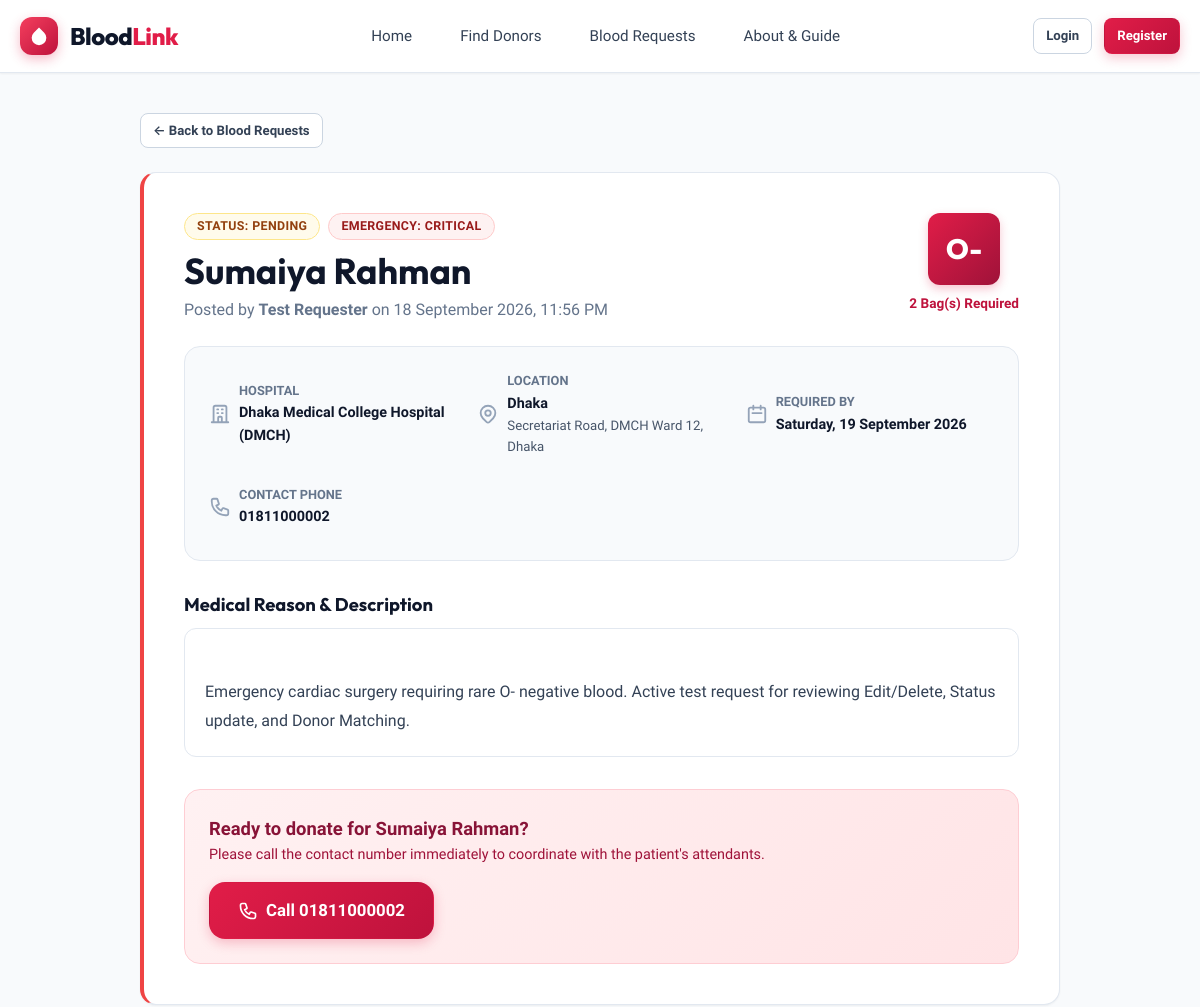
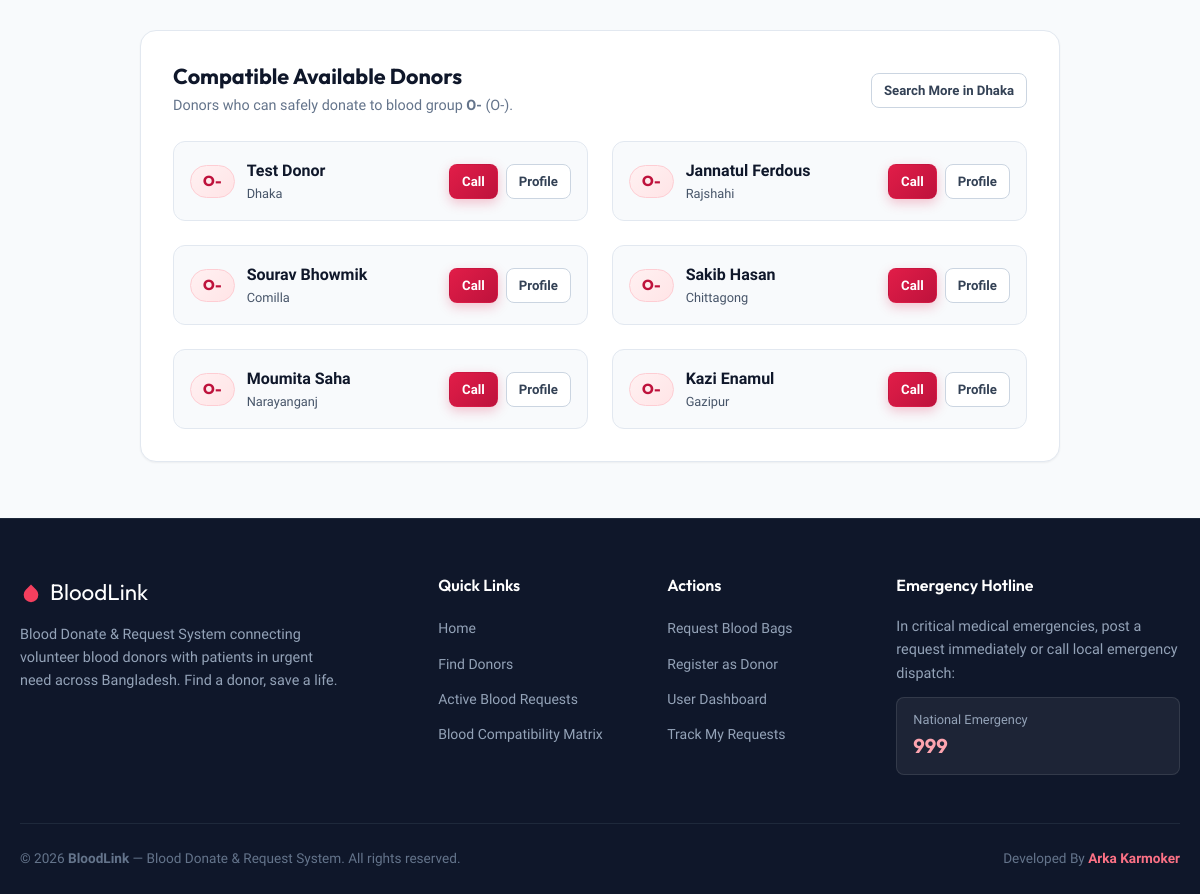
The app's page /requests/67/ with its own data (2 pictures, top to bottom).
### blood_app/models.py (models this page shows, shortened)
class BloodRequest(models.Model):
    URGENCY_CHOICES = [
        ('Normal', 'Normal'),
        ('Urgent', 'Urgent'),
        ('Critical', 'Critical (Emergency)'),
    ]
    STATUS_CHOICES = [
        ('Pending', 'Pending'),
        ('Fulfilled', 'Fulfilled'),
        ('Cancelled', 'Cancelled'),
    ]
    requester = models.ForeignKey(User, on_delete=models.CASCADE, related_name='blood_requests')
    patient_name = models.CharField(max_length=100)
    blood_group = models.CharField(max_length=5, choices=BLOOD_GROUP_CHOICES)
    hospital_name = models.CharField(max_length=150)
    location = models.CharField(max_length=100, help_text="City, District, or Area")
    hospital_address = models.CharField(max_length=255, blank=True)
    required_date = models.DateField()
    bags_required = models.PositiveIntegerField(default=1)
    contact_number = models.CharField(max_length=20)
    reason = models.TextField(help_text="Condition / reason for blood requirement")
    urgency = models.CharField(max_length=10, choices=URGENCY_CHOICES, default='Normal')
    status = models.CharField(max_length=15, choices=STATUS_CHOICES, default='Pending')
    created_at = models.DateTimeField(auto_now_add=True)
    updated_at = models.DateTimeField(auto_now=True)
    class Meta:
        ordering = ['-created_at']
        verbose_name = 'Blood Request'
        verbose_name_plural = 'Blood Requests'
    @property
    def compatible_donor_groups(self):
        return RECEIVE_COMPATIBILITY.get(self.blood_group, [])
    def get_matching_donors(self):
        compatible_groups = self.compatible_donor_groups
        return DonorProfile.objects.filter(
            blood_group__in=compatible_groups,
            is_available=True
        ).order_by(
            models.Case(
                models.When(location__iexact=self.location, then=models.Value(0)),
                default=models.Value(1),
                output_field=models.IntegerField(),
            ),
            '-updated_at'
        )

class DonorProfile(models.Model):
    user = models.OneToOneField(User, on_delete=models.CASCADE, related_name='donor_profile')
    phone = models.CharField(max_length=20)
    blood_group = models.CharField(max_length=5, choices=BLOOD_GROUP_CHOICES)
    location = models.CharField(max_length=100, help_text="City, District, or Area (e.g., Dhaka, Tangail, Chittagong)")
    address = models.CharField(max_length=255, blank=True, help_text="Detailed address or preferred donation zone")
    date_of_birth = models.DateField(null=True, blank=True)
    profile_picture = models.ImageField(upload_to='donors/', blank=True, null=True)
    last_donation_date = models.DateField(null=True, blank=True)
    is_available = models.BooleanField(default=True, verbose_name="Available for Donation")
    description = models.TextField(blank=True, help_text="Short bio, experience, or donor notes")
    created_at = models.DateTimeField(auto_now_add=True)
    updated_at = models.DateTimeField(auto_now=True)
    class Meta:
        ordering = ['-is_available', '-updated_at']
        verbose_name = 'Donor Profile'
        verbose_name_plural = 'Donor Profiles'
    @property
    def display_name(self):
        full_name = self.user.get_full_name()
        return full_name if full_name else self.user.username

### blood_app/views.py (the view)
# urls.py: path('requests/<int:pk>/', views.blood_request_detail_view, name='request_detail'),
def blood_request_detail_view(request, pk):
    blood_request = get_object_or_404(BloodRequest.objects.select_related('requester'), pk=pk)
    matching_donors = blood_request.get_matching_donors()[:6]
    is_owner = request.user.is_authenticated and request.user == blood_request.requester
    context = {
        'request_obj': blood_request,
        'matching_donors': matching_donors,
        'is_owner': is_owner,
        'status_form': BloodRequestStatusUpdateForm(instance=blood_request) if is_owner else None,
    }
    return render(request, 'blood_app/request_detail.html', context)

### templates/blood_app/request_detail.html (shortened to what this page needs)
{% extends 'base.html' %}
{% load static %}
{% block content %}
<div class="container" style="padding-top: 2.5rem; max-width: 960px;">
  <div style="display: flex; justify-content: space-between; align-items: center; margin-bottom: 1.5rem; flex-wrap: wrap; gap: 1rem;">
    <a href="{% url 'blood_app:request_list' %}" class="btn btn-secondary btn-sm">
      &larr; Back to Blood Requests
    </a>
  </div>
  <div class="card request-card {% if request_obj.status == 'Fulfilled' %}fulfilled{% elif request_obj.urgency == 'Critical' %}critical{% elif request_obj.urgency == 'Urgent' %}urgent{% endif %}" style="margin-bottom: 2rem;">
    <div class="card-body" style="padding: 2.5rem;">
      <div style="display: flex; justify-content: space-between; align-items: flex-start; margin-bottom: 1.5rem; flex-wrap: wrap; gap: 1.5rem;">
        <div>
          <div style="display: flex; gap: 0.5rem; align-items: center; margin-bottom: 0.5rem; flex-wrap: wrap;">
            {% if request_obj.status == 'Fulfilled' %}
              <span class="badge badge-fulfilled">Status: Fulfilled</span>
            {% elif request_obj.status == 'Cancelled' %}
              <span class="badge badge-cancelled">Status: Cancelled</span>
            {% else %}
              <span class="badge badge-pending">Status: Pending</span>
            {% endif %}
            {% if request_obj.urgency == 'Critical' %}
              <span class="badge badge-critical">Emergency: Critical</span>
            {% elif request_obj.urgency == 'Urgent' %}
              <span class="badge badge-urgent">Urgency: Urgent</span>
            {% else %}
              <span class="badge" style="background: var(--slate-100); color: var(--slate-600);">Priority: Normal</span>
            {% endif %}
          </div>
          <h1 style="font-size: 2.25rem; margin-bottom: 0.25rem;">{{ request_obj.patient_name }}</h1>
          <p class="text-muted">
            Posted by <strong>{{ request_obj.requester.get_full_name|default:request_obj.requester.username }}</strong> on {{ request_obj.created_at|date:"d F Y, g:i A" }}
          </p>
        </div>
        <div style="text-align: center;">
          <div class="blood-pill-lg" style="width: 72px; height: 72px; font-size: 1.75rem; margin: 0 auto;">
            {{ request_obj.blood_group }}
          </div>
          <div style="font-size: 0.85rem; font-weight: 700; color: var(--primary-700); margin-top: 0.5rem;">
            {{ request_obj.bags_required }} Bag(s) Required
          </div>
        </div>
      </div>
      <div style="display: grid; grid-template-columns: repeat(auto-fit, minmax(220px, 1fr)); gap: 1.25rem; background: var(--slate-50); padding: 1.5rem; border-radius: var(--radius-lg); border: 1px solid var(--slate-200); margin-bottom: 2rem;">
        <div class="info-item">
          <svg width="22" height="22" fill="none" stroke="currentColor" stroke-width="2" viewBox="0 0 24 24">
            <path stroke-linecap="round" stroke-linejoin="round" d="M19 21V5a2 2 0 00-2-2H7a2 2 0 00-2 2v16m14 0h2m-2 0h-5m-9 0H3m2 0h5M9 7h1m-1 4h1m4-4h1m-1 4h1m-5 10v-5a1 1 0 011-1h2a1 1 0 011 1v5m-4 0h4"/>
          </svg>
          <div>
            <div style="font-size: 0.8rem; color: var(--slate-500); font-weight: 600;">HOSPITAL</div>
            <div style="font-weight: 700; color: var(--slate-900);">{{ request_obj.hospital_name }}</div>
          </div>
        </div>
        <div class="info-item">
          <div>
            <div style="font-size: 0.8rem; color: var(--slate-500); font-weight: 600;">LOCATION</div>
            <div style="font-weight: 700; color: var(--slate-900);">{{ request_obj.location }}</div>
            {% if request_obj.hospital_address %}
              <div style="font-size: 0.825rem; color: var(--slate-600);">{{ request_obj.hospital_address }}</div>
            {% endif %}
          </div>
        </div>
        <div class="info-item">
          <svg width="22" height="22" fill="none" stroke="currentColor" stroke-width="2" viewBox="0 0 24 24">
            <path stroke-linecap="round" stroke-linejoin="round" d="M8 7V3m8 4V3m-9 8h10M5 21h14a2 2 0 002-2V7a2 2 0 00-2-2H5a2 2 0 00-2 2v12a2 2 0 002 2z"/>
          </svg>
          <div>
            <div style="font-size: 0.8rem; color: var(--slate-500); font-weight: 600;">REQUIRED BY</div>
            <div style="font-weight: 700; color: var(--slate-900);">{{ request_obj.required_date|date:"l, d F Y" }}</div>
          </div>
        </div>
        <div class="info-item">
          <div>
            <div style="font-size: 0.8rem; color: var(--slate-500); font-weight: 600;">CONTACT PHONE</div>
            <div style="font-weight: 700; color: var(--slate-900);">{{ request_obj.contact_number }}</div>
          </div>
        </div>
      </div>
      <div style="margin-bottom: 2rem;">
        <h3 style="font-size: 1.15rem; margin-bottom: 0.75rem;">Medical Reason &amp; Description</h3>
        <div style="color: var(--slate-700); line-height: 1.8; background: white; padding: 1.25rem; border-radius: var(--radius-md); border: 1px solid var(--slate-200); white-space: pre-line;">
          {{ request_obj.reason }}
        </div>
      </div>
      <div style="background: linear-gradient(135deg, var(--primary-50), var(--primary-100)); border: 1px solid var(--primary-200); padding: 1.5rem; border-radius: var(--radius-lg); display: flex; align-items: center; justify-content: space-between; flex-wrap: wrap; gap: 1rem;">
        <div>
          <div style="font-weight: 800; font-size: 1.15rem; color: var(--primary-900);">Ready to donate for {{ request_obj.patient_name }}?</div>
          <div style="font-size: 0.9rem; color: var(--primary-800);">Please call the contact number immediately to coordinate with the patient's attendants.</div>
        </div>
        <a href="tel:{{ request_obj.contact_number }}" class="btn btn-primary btn-lg">
          Call {{ request_obj.contact_number }}
        </a>
      </div>
    </div>
  </div>
  <div class="card">
    <div class="card-body" style="padding: 2rem;">
      <div style="display: flex; justify-content: space-between; align-items: center; margin-bottom: 1.5rem; flex-wrap: wrap; gap: 0.75rem;">
        <div>
          <h3 style="font-size: 1.35rem; margin-bottom: 0.25rem;">
            Compatible Available Donors
          </h3>
          <p class="text-muted" style="font-size: 0.9rem;">
            Donors who can safely donate to blood group <strong>{{ request_obj.blood_group }}</strong> ({{ request_obj.compatible_donor_groups|join:", " }}).
          </p>
        </div>
        <a href="{% url 'blood_app:donor_list' %}?location={{ request_obj.location }}" class="btn btn-secondary btn-sm">
          Search More in {{ request_obj.location }}
        </a>
      </div>
      {% if matching_donors %}
        <div class="grid-2">
          {% for donor in matching_donors %}
            <div style="border: 1px solid var(--slate-200); border-radius: var(--radius-md); padding: 1rem; display: flex; align-items: center; justify-content: space-between; background: var(--slate-50); gap: 1rem;">
              <div style="display: flex; align-items: center; gap: 0.75rem;">
                <div class="blood-pill">{{ donor.blood_group }}</div>
                <div>
                  <div style="font-weight: 700; color: var(--slate-900);">{{ donor.display_name }}</div>
                  <div style="font-size: 0.8rem; color: var(--slate-600);">{{ donor.location }}</div>
                </div>
              </div>
              <div style="display: flex; gap: 0.5rem;">
                <a href="tel:{{ donor.phone }}" class="btn btn-primary btn-sm">Call</a>
                <a href="{% url 'blood_app:donor_detail' donor.pk %}" class="btn btn-secondary btn-sm">Profile</a>
              </div>
            </div>
          {% endfor %}
        </div>
      {% endif %}
    </div>
  </div>
</div>
{% endblock %}

### records on screen
BloodRequest: patient_name "Sumaiya Rahman", requester.get_full_name "Test Requester", created_at "18 September 2026, 11:56 PM", blood_group "O-", bags_required "2", hospital_name "Dhaka Medical College Hospital (DMCH)", location "Dhaka", hospital_address "Secretariat Road, DMCH Ward 12, Dhaka", required_date "Saturday, 19 September 2026", contact_number "01811000002", reason "Emergency cardiac surgery requiring rare O- negative blood. Active test request for reviewing Edit/Delete, Status update, and Donor Matching.", compatible_donor_groups "O-"
DonorProfile: blood_group "O-", display_name "Test Donor", location "Dhaka"
DonorProfile: blood_group "O-", display_name "Jannatul Ferdous", location "Rajshahi"
DonorProfile: blood_group "O-", display_name "Sourav Bhowmik", location "Comilla"
DonorProfile: blood_group "O-", display_name "Sakib Hasan", location "Chittagong"
DonorProfile: blood_group "O-", display_name "Moumita Saha", location "Narayanganj"
DonorProfile: blood_group "O-", display_name "Kazi Enamul", location "Gazipur"
